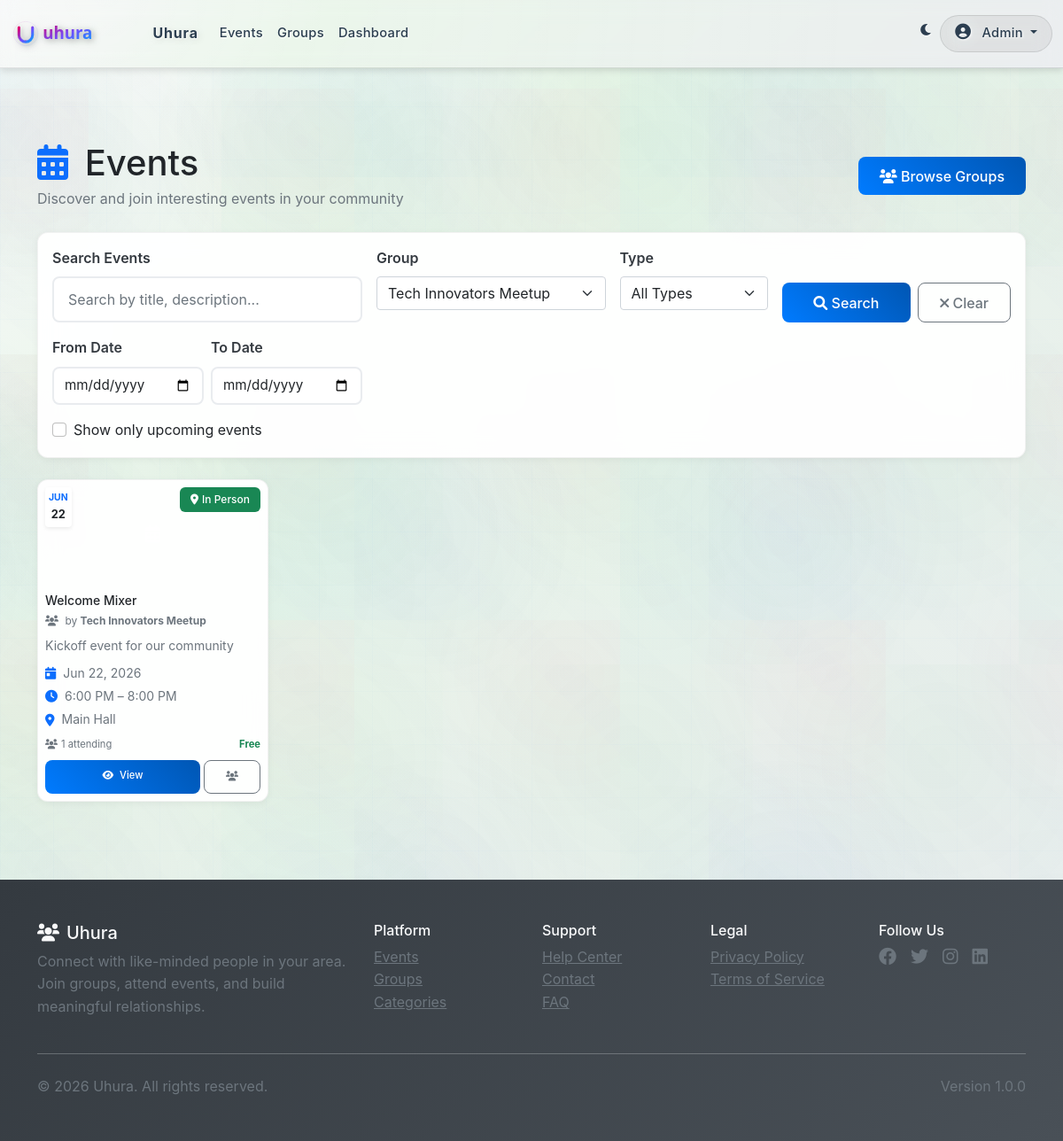
/events.php?group_id=1 (signed in), run on the app's committed database.
### tables this page shows
CREATE TABLE IF NOT EXISTS `users` (
  `id` INT UNSIGNED NOT NULL AUTO_INCREMENT,
  `username` VARCHAR(50) NOT NULL UNIQUE,
  `email` VARCHAR(255) NOT NULL UNIQUE,
  `password_hash` VARCHAR(255) NOT NULL,
  `first_name` VARCHAR(100) NOT NULL,
  `last_name` VARCHAR(100) NOT NULL,
  `phone` VARCHAR(20) NULL,
  `bio` TEXT NULL,
  `profile_image` VARCHAR(255) NULL,
  `role` ENUM('member','organizer','admin','super_admin') DEFAULT 'member',
  `status` TINYINT NOT NULL DEFAULT 1 COMMENT '1=active,0=inactive,2=pending,3=suspended',
  `membership_expires_at` DATETIME NULL,
  `membership_paid` TINYINT(1) NOT NULL DEFAULT 0,
  `points` INT NOT NULL DEFAULT 0,
  `last_login` DATETIME NULL,
  `login_attempts` INT NOT NULL DEFAULT 0,
  `locked_until` DATETIME NULL,
  `email_verified` TINYINT(1) NOT NULL DEFAULT 0,
  `email_verification_token` VARCHAR(255) NULL,
  `password_reset_token` VARCHAR(255) NULL,
  `password_reset_expires` DATETIME NULL,
  `created_at` TIMESTAMP NULL DEFAULT CURRENT_TIMESTAMP,
  `updated_at` TIMESTAMP NULL DEFAULT CURRENT_TIMESTAMP ON UPDATE CURRENT_TIMESTAMP,
  PRIMARY KEY (`id`),
  KEY `idx_users_email` (`email`),
  KEY `idx_users_username` (`username`),
  KEY `idx_users_status` (`status`)
);

CREATE TABLE IF NOT EXISTS `events` (
  `id` INT UNSIGNED NOT NULL AUTO_INCREMENT,
  `title` VARCHAR(255) NOT NULL,
  `slug` VARCHAR(255) NOT NULL UNIQUE,
  `description` TEXT NULL,
  `group_id` INT UNSIGNED NOT NULL,
  `created_by` INT UNSIGNED NOT NULL,
  `event_date` DATE NOT NULL,
  `start_time` TIME NOT NULL,
  `end_time` TIME NULL,
  `timezone` VARCHAR(64) NOT NULL DEFAULT 'UTC',
  `location_type` ENUM('in_person','online','hybrid') NOT NULL DEFAULT 'in_person',
  `venue_name` VARCHAR(255) NULL,
  `venue_address` VARCHAR(500) NULL,
  `online_link` VARCHAR(500) NULL,
  `max_attendees` INT NULL,
  `registration_deadline` DATETIME NULL,
  `price` DECIMAL(10,2) NOT NULL DEFAULT 0.00,
  `currency` VARCHAR(3) NOT NULL DEFAULT 'USD',
  `cover_image` VARCHAR(255) NULL,
  `tags` JSON NULL,
  `requirements` TEXT NULL,
  `status` ENUM('draft','published','cancelled','completed') NOT NULL DEFAULT 'draft',
  `created_at` TIMESTAMP NULL DEFAULT CURRENT_TIMESTAMP,
  `updated_at` TIMESTAMP NULL DEFAULT CURRENT_TIMESTAMP ON UPDATE CURRENT_TIMESTAMP,
  PRIMARY KEY (`id`),
  KEY `idx_events_slug` (`slug`),
  KEY `idx_events_group` (`group_id`),
  KEY `idx_events_date_time` (`event_date`,`start_time`),
  CONSTRAINT `fk_events_group` FOREIGN KEY (`group_id`) REFERENCES `groups`(`id`) ON DELETE CASCADE,
  CONSTRAINT `fk_events_creator` FOREIGN KEY (`created_by`) REFERENCES `users`(`id`) ON DELETE CASCADE
);

CREATE TABLE IF NOT EXISTS `groups` (
  `id` INT UNSIGNED NOT NULL AUTO_INCREMENT,
  `name` VARCHAR(255) NOT NULL,
  `slug` VARCHAR(255) NOT NULL UNIQUE,
  `description` TEXT NULL,
  `image` VARCHAR(255) NULL,
  `privacy` ENUM('public','private','secret') NOT NULL DEFAULT 'public',
  `category_id` INT UNSIGNED NULL,
  `location_city` VARCHAR(100) NULL,
  `location_state` VARCHAR(100) NULL,
  `location_country` VARCHAR(100) NULL,
  `latitude` DECIMAL(10,8) NULL,
  `longitude` DECIMAL(11,8) NULL,
  `member_count` INT NOT NULL DEFAULT 0,
  `created_by` INT UNSIGNED NOT NULL,
  `status` TINYINT NOT NULL DEFAULT 1,
  `created_at` TIMESTAMP NULL DEFAULT CURRENT_TIMESTAMP,
  `updated_at` TIMESTAMP NULL DEFAULT CURRENT_TIMESTAMP ON UPDATE CURRENT_TIMESTAMP,
  PRIMARY KEY (`id`),
  KEY `idx_groups_slug` (`slug`),
  KEY `idx_groups_created_by` (`created_by`),
  CONSTRAINT `fk_groups_category` FOREIGN KEY (`category_id`) REFERENCES `categories`(`id`) ON DELETE SET NULL,
  CONSTRAINT `fk_groups_created_by` FOREIGN KEY (`created_by`) REFERENCES `users`(`id`) ON DELETE CASCADE
);

### events.php (the view, shortened to what the rows shown need)
<?php
require_once __DIR__ . '/src/models/Event.php';
require_once __DIR__ . '/src/helpers/functions.php';
$event = new Event();
$search       = isset($_GET['search']) ? trim($_GET['search']) : '';
$groupId      = isset($_GET['group_id']) ? trim($_GET['group_id']) : '';
$locationType = isset($_GET['location_type']) ? trim($_GET['location_type']) : '';
$dateFrom     = isset($_GET['date_from']) ? trim($_GET['date_from']) : '';
$dateTo       = isset($_GET['date_to']) ? trim($_GET['date_to']) : '';
$upcomingOnly = isset($_GET['upcoming_only']);
$limit = isset($_GET['limit']) ? (int)$_GET['limit'] : 24;
$limit = max(6, min($limit, 48));
$page  = isset($_GET['page']) ? (int)$_GET['page'] : 1;
$page  = max(1, $page);
$offset = ($page - 1) * $limit;
$filters = [
    'upcoming_only' => $upcomingOnly ? 1 : 0,
    'limit'         => $limit,
    'offset'        => $offset,
];
if ($groupId !== '')      { $filters['group_id']      = (int)$groupId; }
$events = $event->getAll($filters);
function render_event_card(array $e): string {
    $cover = !empty($e['cover_image'])
        ? htmlspecialchars($e['cover_image'])
        : '';
    $title = htmlspecialchars($e['title'] ?? 'Event');
    $slug  = htmlspecialchars($e['slug'] ?? '');
    $groupName = htmlspecialchars($e['group_name'] ?? 'Group');
    $groupSlug = htmlspecialchars($e['group_slug'] ?? '');
    $date = !empty($e['event_date']) ? strtotime($e['event_date']) : null;
    $start = !empty($e['start_time']) ? strtotime($e['start_time']) : null;
    $end   = !empty($e['end_time']) ? strtotime($e['end_time']) : null;
    $desc  = !empty($e['description']) ? htmlspecialchars(mb_strimwidth($e['description'], 0, 80, '…')) : '';
    $locType = $e['location_type'] ?? '';
    $venue = htmlspecialchars($e['venue_name'] ?? ($e['location'] ?? ''));
    $attending = (int)($e['attendee_count'] ?? 0);
    $priceHtml = (!empty($e['price']) && $e['price'] > 0)
        ? '<span class="text-primary fw-bold">$'.number_format((float)$e['price'], 2).'</span>'
        : '<span class="text-success fw-bold">Free</span>';
    ob_start(); ?>
    <div class="col-lg-3 col-md-6 mb-3">
      <div class="card h-100 event-card overflow-hidden">
        <div class="position-relative">
          <?php if ($cover): ?>
            <img src="<?= $cover ?>"
                 class="card-img-top"
                 alt="<?= $title ?>"
                 style="height: 120px; object-fit: cover;">
          <?php else: ?>
            <div class="card-img-top bg-gradient-primary d-flex align-items-center justify-content-center"
                 style="height: 120px;">
              <i class="fas fa-calendar-alt fa-lg text-white opacity-50"></i>
            </div>
          <?php endif; ?>
          <?php if ($date): ?>
            <div class="position-absolute top-0 start-0 m-2">
              <div class="event-date-badge text-center px-1 py-1 bg-white shadow-sm rounded">
                <div class="small text-primary fw-bold" style="font-size: .65rem;"><?= strtoupper(date('M', $date)) ?></div>
                <div class="fw-bold text-dark" style="font-size: .8rem;"><?= date('d', $date) ?></div>
              </div>
            </div>
          <?php endif; ?>
          <div class="position-absolute top-0 end-0 m-2">
            <?php if ($locType === 'online'): ?>
              <span class="badge bg-info"><i class="fas fa-laptop me-1"></i>Online</span>
            <?php elseif ($locType === 'hybrid'): ?>
              <span class="badge bg-warning"><i class="fas fa-globe me-1"></i>Hybrid</span>
            <?php else: ?>
              <span class="badge bg-success"><i class="fas fa-map-marker-alt me-1"></i>In Person</span>
            <?php endif; ?>
          </div>
        </div>
        <div class="card-body d-flex flex-column p-2">
          <div class="mb-2">
            <h6 class="card-title mb-1 small">
              <a href="/event-detail.php?slug=<?= $slug ?>" class="text-decoration-none text-dark">
                <?= $title ?>
              </a>
            </h6>
            <p class="text-muted mb-0" style="font-size: .75rem;">
              <i class="fas fa-users me-1"></i>
              by <strong><?= $groupName ?></strong>
            </p>
          </div>
          <?php if ($desc): ?>
            <p class="card-text text-muted mb-2 flex-grow-1 small"><?= $desc ?></p>
          <?php endif; ?>
          <div class="small text-muted mb-2">
            <?php if ($date): ?>
            <div class="d-flex align-items-center mb-1">
              <i class="fas fa-calendar-day me-2 text-primary"></i>
              <span><?= date('M j, Y', $date) ?></span>
            </div>
            <?php endif; ?>
            <div class="d-flex align-items-center mb-1">
              <i class="fas fa-clock me-2 text-primary"></i>
              <span><?= $start ? date('g:i A', $start) : '' ?></span>
              <?php if ($end): ?>
                <span>&nbsp;–&nbsp;<?= date('g:i A', $end) ?></span>
              <?php endif; ?>
            </div>
            <?php if ($locType !== 'online' && $venue): ?>
              <div class="d-flex align-items-center">
                <i class="fas fa-map-marker-alt me-2 text-primary"></i>
                <span><?= $venue ?></span>
              </div>
            <?php endif; ?>
          </div>
          <div class="d-flex align-items-center justify-content-between text-muted mb-2" style="font-size: .7rem;">
            <span><i class="fas fa-users me-1"></i><?= $attending ?> attending</span>
            <?= $priceHtml ?>
          </div>
          <div class="mt-auto">
            <div class="d-flex gap-1">
              <a href="/event-detail.php?slug=<?= $slug ?>"
                 class="btn btn-primary btn-xs flex-fill" style="font-size: .7rem;">
                <i class="fas fa-eye me-1"></i> View
              </a>
              <?php if ($groupSlug): ?>
              <a href="/group-detail.php?slug=<?= $groupSlug ?>"
                 class="btn btn-outline-secondary btn-xs" style="font-size: .7rem;">
                <i class="fas fa-users"></i>
              </a>
              <?php endif; ?>
            </div>
          </div>
        </div>
      </div>
    </div>
    <?php
    return ob_get_clean();
}
function render_cards_html(array $events): string {
    $html = '';
    foreach ($events as $e) {
        $html .= render_event_card($e);
    }
    return $html;
}
require_once __DIR__ . '/src/views/layouts/header.php';
?>
<div class="container" id="events-page" data-limit="<?= (int)$limit ?>">
  <?php
  include __DIR__ . '/src/views/components/page-header.php';
  ?>
  <div class="position-relative">
    <div class="row" id="events-grid">
      <?php if (empty($events)): ?>
        <div class="col-12">
          <div class="text-center py-5">
            <div class="mb-4"><i class="fas fa-calendar-times fa-5x text-muted"></i></div>
            <h3 class="text-muted mb-3">No Events Found</h3>
            <p class="text-muted mb-4">
              <?php if ($search !== '' || $groupId !== '' || $locationType !== '' || $dateFrom !== '' || $dateTo !== ''): ?>
                Try adjusting your search filters to find more events.
              <?php else: ?>
                There are no events available at the moment. Check back later!
              <?php endif; ?>
            </p>
            <?php if (!empty($_SESSION['user_id'])): ?>
              <a href="/groups.php" class="btn btn-primary">
                <i class="fas fa-users"></i> Join Groups to See Their Events
              </a>
            <?php endif; ?>
          </div>
        </div>
      <?php else: ?>
        <?= render_cards_html($events) ?>
      <?php endif; ?>
    </div>
  </div>
</div>
<?php require_once __DIR__ . '/src/views/layouts/footer.php'; ?>

### src/views/layouts/header.php (shortened to what the rows shown need)
<!DOCTYPE html>
<html lang="en">
<head>
    <link href="https://cdn.jsdelivr.net/npm/bootstrap@5.1.3/dist/css/bootstrap.min.css" rel="stylesheet">
    <link href="https://cdnjs.cloudflare.com/ajax/libs/font-awesome/6.0.0/css/all.min.css" rel="stylesheet">
    <?php if (file_exists(ROOT_PATH . '/assets/css/clean-style.css')): ?>
        <link href="assets/css/clean-style.css" rel="stylesheet">
    <?php endif; ?>
    <link href="<?php echo BASE_URL; ?>/assets/css/header-responsive.css" rel="stylesheet">
</head>
<body>
    <nav class="fixed-top navbar navbar-expand-lg navbar-dark bg-primary">
        <div class="container">
            <div class="collapse navbar-collapse" id="navbarNav">
                <?php if (isLoggedIn()): ?>
                    <?php
                    $currentUser = getCurrentUser();
                    ?>
                <?php endif; ?>
                <ul class="navbar-nav">
                    <?php if (isLoggedIn()): ?>
                        <?php $currentUser = getCurrentUser(); ?>
                        <?php $navbarFirstName = getUserFirstName($currentUser); ?>
                        <li class="nav-item dropdown">
                            <a class="nav-link dropdown-toggle" href="#" id="navbarDropdown" role="button" data-bs-toggle="dropdown" aria-expanded="false">
                                <i class="fas fa-user-circle me-1"></i>
                                <?php echo htmlspecialchars($navbarFirstName); ?>
                            </a>
                        </li>
                    <?php endif; ?>
                </ul>
            </div>
        </div>
    </nav>
    <main class="py-4" style="padding-top: 80px !important;">

### data on the page
users: first_name "Admin"
events: event_date "JUN", event_date "22", location_type "in_person" (drawn), title "Welcome Mixer", group.name "Tech Innovators Meetup", description "Kickoff event for our community", event_date "Jun 22, 2026", start_time "6:00 PM", end_time "8:00 PM", venue_name "Main Hall", attending "1", price "Free"

### other printed values
APP_NAME "Uhura"
$title "Events"
$subtitle "Discover and join interesting events in your community"
APP_VERSION "1.0.0"
form field group_id "Tech Innovators Meetup"
